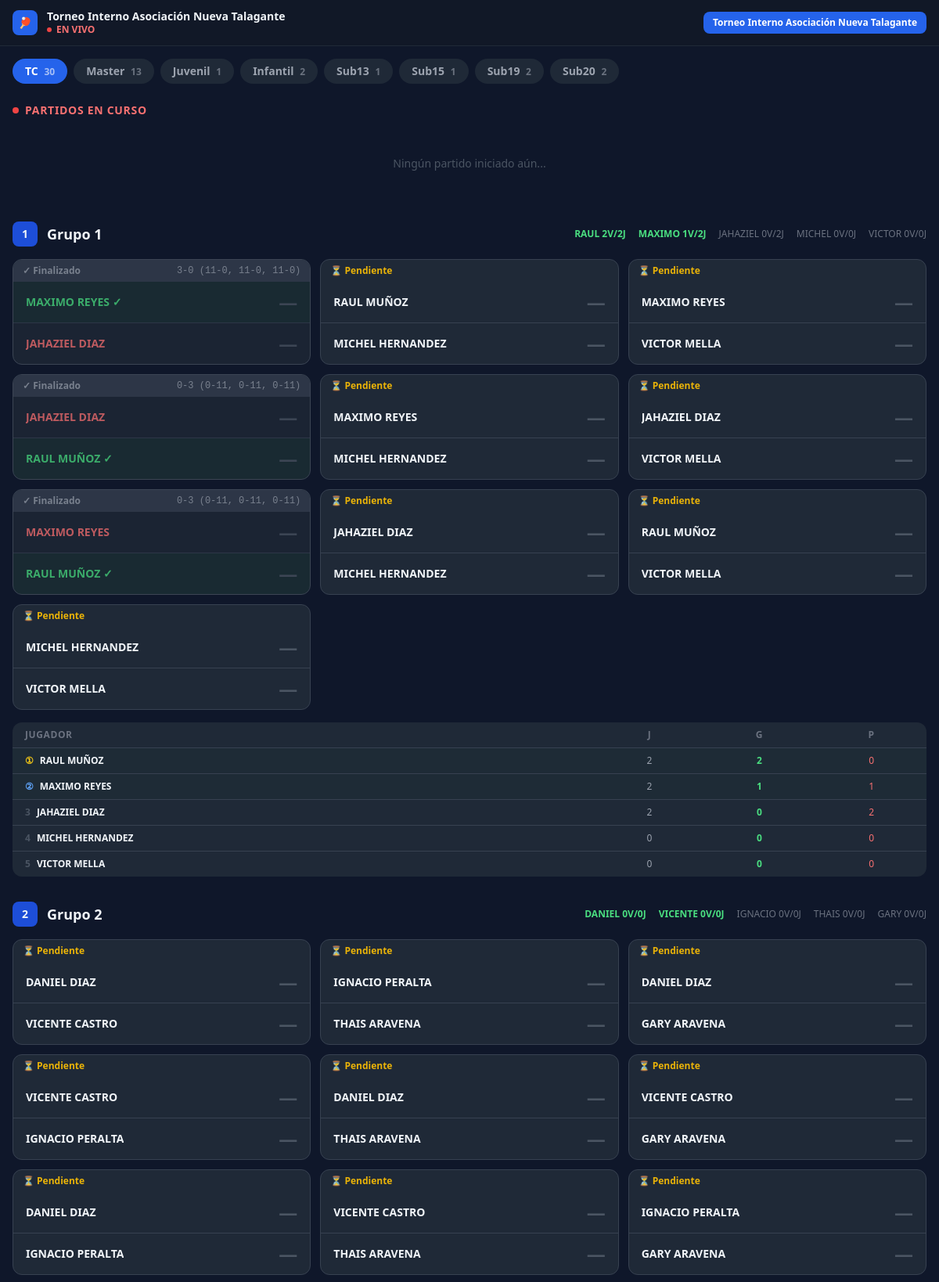
/publico (upper part), run on the app's committed database.
### app/models.py (models this page shows, shortened)
class Torneo(db.Model):
    id = db.Column(db.Integer, primary_key=True)
    nombre = db.Column(db.String(150), nullable=False)
    descripcion = db.Column(db.Text, nullable=True)
    logo = db.Column(db.String(200), nullable=True)
    fecha = db.Column(db.DateTime, default=datetime.utcnow)
    activo = db.Column(db.Boolean, default=True)
    sets_por_partido = db.Column(db.Integer, default=5)
    puntos_por_set = db.Column(db.Integer, default=11)
    pasan_segundo = db.Column(db.Boolean, default=False)
    pts_campeon = db.Column(db.Integer, default=100)
    pts_finalista = db.Column(db.Integer, default=70)
    pts_semifinalista = db.Column(db.Integer, default=50)
    pts_cuartos = db.Column(db.Integer, default=30)
    pts_grupos_victoria = db.Column(db.Integer, default=15)
    pts_participacion = db.Column(db.Integer, default=5)

class Grupo(db.Model):
    id = db.Column(db.Integer, primary_key=True)
    torneo_id = db.Column(db.Integer, db.ForeignKey('torneo.id'), nullable=False)
    categoria = db.Column(db.String(20), nullable=False)
    numero = db.Column(db.Integer, nullable=False)
    torneo = db.relationship('Torneo', backref='grupos')
    jugadores = db.relationship('GrupoJugador', backref='grupo')

class GrupoJugador(db.Model):
    id = db.Column(db.Integer, primary_key=True)
    grupo_id = db.Column(db.Integer, db.ForeignKey('grupo.id'), nullable=False)
    jugador_id = db.Column(db.Integer, db.ForeignKey('jugador.id'), nullable=False)
    posicion_final = db.Column(db.Integer, nullable=True)
    partidos_jugados = db.Column(db.Integer, default=0)
    partidos_ganados = db.Column(db.Integer, default=0)
    sets_ganados = db.Column(db.Integer, default=0)
    sets_perdidos = db.Column(db.Integer, default=0)
    jugador = db.relationship('Jugador')

class Jugador(db.Model):
    id = db.Column(db.Integer, primary_key=True)
    nombre = db.Column(db.String(200), nullable=False)
    categoria = db.Column(db.String(20), nullable=False)
    club = db.Column(db.String(100), nullable=True)
    activo = db.Column(db.Boolean, default=True)
    puntos_ranking = db.Column(db.Integer, default=0)
    creado = db.Column(db.DateTime, default=datetime.utcnow)

class Partido(db.Model):
    id = db.Column(db.Integer, primary_key=True)
    torneo_id = db.Column(db.Integer, db.ForeignKey('torneo.id'), nullable=False)
    categoria = db.Column(db.String(20), nullable=False)
    fase = db.Column(db.String(30), nullable=False)  # grupos / cuartos / semi / final / tercer_lugar
    ronda = db.Column(db.Integer, nullable=True)      # posición en bracket
    grupo_id = db.Column(db.Integer, db.ForeignKey('grupo.id'), nullable=True)
    jugador1_id = db.Column(db.Integer, db.ForeignKey('jugador.id'), nullable=True)
    jugador2_id = db.Column(db.Integer, db.ForeignKey('jugador.id'), nullable=True)
    ganador_id = db.Column(db.Integer, db.ForeignKey('jugador.id'), nullable=True)
    resultado = db.Column(db.String(100), nullable=True)
    jugado = db.Column(db.Boolean, default=False)
    fecha_partido = db.Column(db.DateTime, nullable=True)
    jugador1 = db.relationship('Jugador', foreign_keys=[jugador1_id])
    jugador2 = db.relationship('Jugador', foreign_keys=[jugador2_id])
    ganador = db.relationship('Jugador', foreign_keys=[ganador_id])

### app/routes.py (the view)
@main.route('/publico')
def panel_publico():
    torneo_id = request.args.get('torneo_id', None)
    categoria = request.args.get('categoria', None)
    torneos_activos = Torneo.query.filter_by(activo=True).order_by(Torneo.fecha.desc()).all()
    if not torneo_id and torneos_activos:
        torneo_id = torneos_activos[0].id
    torneo = Torneo.query.get(torneo_id) if torneo_id else None
    cats_con_inscritos = []
    if torneo:
        for cat in CATEGORIAS:
            count = Inscripcion.query.filter_by(torneo_id=torneo.id, categoria=cat).count()
            if count > 0:
                cats_con_inscritos.append({'cat': cat, 'count': count})
    if not categoria and cats_con_inscritos:
        categoria = cats_con_inscritos[0]['cat']
    grupos = []
    grupo_partidos = {}
    ultimos_resultados = []
    proximo_partido = None
    if torneo and categoria:
        grupos = Grupo.query.filter_by(torneo_id=torneo.id, categoria=categoria).order_by(Grupo.numero).all()
        for grupo in grupos:
            partidos_raw = Partido.query.filter_by(
                torneo_id=torneo.id, categoria=categoria, fase='grupos', grupo_id=grupo.id).all()
            grupo_partidos[grupo.id] = ordenar_partidos_sin_consecutivos(partidos_raw)
        ultimos_resultados = Partido.query.filter_by(
            torneo_id=torneo.id, categoria=categoria, fase='grupos', jugado=True
        ).order_by(Partido.id.desc()).limit(5).all()
        for grupo in grupos:
            for p in grupo_partidos.get(grupo.id, []):
                if not p.jugado:
                    proximo_partido = p
                    break
            if proximo_partido:
                break
    return render_template('publico/panel.html',
        torneos=torneos_activos, torneo=torneo,
        categoria_actual=categoria, cats_con_inscritos=cats_con_inscritos,
        grupos=grupos, grupo_partidos=grupo_partidos,
        ultimos_resultados=ultimos_resultados, proximo_partido=proximo_partido)

### app/routes.py (called while the page is built)
def ordenar_partidos_sin_consecutivos(partidos):
    pendientes = list(partidos)
    ordenados = []
    ultimos_ids = set()
    while pendientes:
        encontrado = False
        for p in pendientes:
            jugadores = {p.jugador1_id, p.jugador2_id}
            if not jugadores & ultimos_ids:
                ordenados.append(p)
                pendientes.remove(p)
                ultimos_ids = jugadores
                encontrado = True
                break
        if not encontrado:
            p = pendientes.pop(0)
            ordenados.append(p)
            ultimos_ids = {p.jugador1_id, p.jugador2_id}
    return ordenados

### app/templates/publico/panel.html (shortened to what this page needs)
<!DOCTYPE html>
<html lang="es">
<head>
    <script src="https://cdn.tailwindcss.com"></script>
</head>
<body class="min-h-screen">
<div class="bg-gray-900 border-b border-gray-800 px-4 py-3 sticky top-0 z-10">
    <div class="max-w-7xl mx-auto flex items-center justify-between flex-wrap gap-3">
        <div class="flex items-center gap-3">
            <div class="w-8 h-8 bg-blue-600 rounded-lg flex items-center justify-center font-black text-sm">🏓</div>
            <div>
                <p class="font-black text-sm leading-tight">
                    {% if torneo %}{{ torneo.nombre }}{% else %}TorneoTT{% endif %}
                </p>
                <div class="flex items-center gap-1.5">
                    <span class="w-1.5 h-1.5 bg-red-500 rounded-full pulso"></span>
                    <span class="text-red-400 text-xs font-bold">EN VIVO</span>
                </div>
            </div>
        </div>
        <div class="flex items-center gap-2 flex-wrap">
            {% for t in torneos %}
            <a href="?torneo_id={{ t.id }}"
                class="text-xs px-3 py-1.5 rounded-lg font-semibold transition
                {% if torneo and torneo.id == t.id %}bg-blue-600 text-white{% else %}bg-gray-800 text-gray-400 hover:bg-gray-700{% endif %}">
                {{ t.nombre }}
            </a>
            {% endfor %}
        </div>
    </div>
</div>
{% if torneo %}
<div class="max-w-7xl mx-auto px-4 pt-4 flex flex-wrap gap-2">
    {% for item in cats_con_inscritos %}
    <a href="?torneo_id={{ torneo.id }}&categoria={{ item.cat }}"
        class="px-4 py-1.5 rounded-full text-sm font-semibold transition
        {% if categoria_actual == item.cat %}bg-blue-600 text-white{% else %}bg-gray-800 text-gray-400 hover:bg-gray-700 hover:text-white{% endif %}">
        {{ item.cat }}
        <span class="ml-1 text-xs opacity-60">{{ item.count }}</span>
    </a>
    {% endfor %}
</div>
<div class="max-w-7xl mx-auto px-4 py-6">
    <div id="panel-live" class="mb-8">
        <div class="flex items-center gap-2 mb-4">
            <span class="w-2 h-2 bg-red-500 rounded-full pulso"></span>
            <h2 class="font-bold text-red-400 uppercase text-sm tracking-wider">Partidos en Curso</h2>
        </div>
        <div id="tarjetas-live" class="grid grid-cols-1 sm:grid-cols-2 lg:grid-cols-3 xl:grid-cols-4 gap-4">
            <div id="sin-live" class="col-span-full text-center py-8 text-gray-600 text-sm">
                Ningún partido iniciado aún...
            </div>
        </div>
    </div>
    {% for grupo in grupos %}
    <div class="mb-8">
        <div class="flex items-center gap-3 mb-4">
            <div class="w-8 h-8 bg-blue-700 rounded-lg flex items-center justify-center font-black text-sm">{{ grupo.numero }}</div>
            <h3 class="font-bold text-lg">Grupo {{ grupo.numero }}</h3>
            <div class="ml-auto hidden sm:flex items-center gap-4 text-xs text-gray-500">
                {% set sorted_jug = grupo.jugadores | sort(attribute='partidos_ganados', reverse=True) %}
                {% for gj in sorted_jug %}
                <span class="{% if loop.index <= 2 %}text-green-400 font-bold{% endif %}">
                    {{ gj.jugador.nombre.split()[0] }} {{ gj.partidos_ganados }}V/{{ gj.partidos_jugados }}J
                </span>
                {% endfor %}
            </div>
        </div>
        <div class="grid grid-cols-1 sm:grid-cols-2 lg:grid-cols-3 gap-3">
            {% for partido in grupo_partidos.get(grupo.id, []) %}
            <div id="partido-{{ partido.id }}"
                class="partido-card bg-gray-800 rounded-xl overflow-hidden border
                {% if partido.jugado %}border-gray-600 partido-terminado{% else %}border-gray-700{% endif %}">
                <div class="px-3 py-1.5 flex items-center justify-between
                    {% if partido.jugado %}bg-gray-700{% else %}bg-gray-750{% endif %}">
                    <span class="text-xs font-bold
                        {% if partido.jugado %}text-gray-400{% else %}text-yellow-500{% endif %}">
                        {% if partido.jugado %}✓ Finalizado{% else %}⏳ Pendiente{% endif %}
                    </span>
                    {% if partido.resultado %}
                    <span class="text-xs font-mono text-gray-400">{{ partido.resultado }}</span>
                    {% endif %}
                </div>
                <div class="px-4 py-2.5 border-b border-gray-700
                    {% if partido.ganador_id == partido.jugador1_id %}bg-green-900 bg-opacity-20{% endif %}">
                    <div class="flex items-center justify-between">
                        <p class="font-bold text-sm truncate
                            {% if partido.ganador_id == partido.jugador1_id %}text-green-400
                            {% elif partido.jugado %}text-red-400{% endif %}">
                            {{ partido.jugador1.nombre if partido.jugador1 else '—' }}
                            {% if partido.ganador_id == partido.jugador1_id %}✓{% endif %}
                        </p>
                        <span id="pts1-{{ partido.id }}" class="text-2xl font-black text-gray-600 live-pts">—</span>
                    </div>
                </div>
                <div class="px-4 py-2.5
                    {% if partido.ganador_id == partido.jugador2_id %}bg-green-900 bg-opacity-20{% endif %}">
                    <div class="flex items-center justify-between">
                        <p class="font-bold text-sm truncate
                            {% if partido.ganador_id == partido.jugador2_id %}text-green-400
                            {% elif partido.jugado %}text-red-400{% endif %}">
                            {{ partido.jugador2.nombre if partido.jugador2 else '—' }}
                            {% if partido.ganador_id == partido.jugador2_id %}✓{% endif %}
                        </p>
                        <span id="pts2-{{ partido.id }}" class="text-2xl font-black text-gray-600 live-pts">—</span>
                    </div>
                </div>
            </div>
            {% endfor %}
        </div>
        <div class="mt-4 bg-gray-800 rounded-xl overflow-hidden">
            <table class="w-full text-xs">
                <thead>
                    <tr class="text-gray-500 border-b border-gray-700 uppercase tracking-wider">
                        <th class="px-4 py-2 text-left">Jugador</th>
                        <th class="px-3 py-2 text-center">J</th>
                        <th class="px-3 py-2 text-center">G</th>
                        <th class="px-3 py-2 text-center">P</th>
                    </tr>
                </thead>
                <tbody>
                    {% set sorted_jug = grupo.jugadores | sort(attribute='partidos_ganados', reverse=True) %}
                    {% for gj in sorted_jug %}
                    <tr class="border-b border-gray-700 last:border-0
                        {% if loop.index <= 2 %}bg-green-900 bg-opacity-5{% endif %}">
                        <td class="px-4 py-2 font-semibold flex items-center gap-2">
                            {% if loop.index == 1 %}<span class="text-yellow-400">①</span>
                            {% elif loop.index == 2 %}<span class="text-blue-400">②</span>
                            {% else %}<span class="text-gray-600">{{ loop.index }}</span>{% endif %}
                            {{ gj.jugador.nombre }}
                        </td>
                        <td class="px-3 py-2 text-center text-gray-400">{{ gj.partidos_jugados }}</td>
                        <td class="px-3 py-2 text-center text-green-400 font-bold">{{ gj.partidos_ganados }}</td>
                        <td class="px-3 py-2 text-center text-red-400">{{ gj.partidos_jugados - gj.partidos_ganados }}</td>
                    </tr>
                    {% endfor %}
                </tbody>
            </table>
        </div>
    </div>
    {% endfor %}
</div>
{% else %}
<div class="text-center py-20">
    <p class="text-5xl mb-4">🏆</p>
    <p class="text-gray-400 text-lg">No hay torneos activos.</p>
</div>
{% endif %}
</body>
</html>

### app/templates/publico/panel.html (style rules this page uses)
body { background: #0f172a; color: #f1f5f9; font-family: 'Segoe UI', sans-serif; }
.pulso { animation: pulso 1.5s infinite; }
.partido-terminado { opacity: 0.75; }

### data on the page
Torneo: nombre "Torneo Interno Asociación Nueva Talagante"
Grupo: numero "1"
GrupoJugador: jugador.nombre "RAUL", partidos_ganados "2", partidos_jugados "2", shows "①", jugador.nombre "RAUL MUÑOZ", gj.partidos_jugados-gj.partidos_ganados "0"
GrupoJugador: jugador.nombre "MAXIMO", partidos_ganados "1", partidos_jugados "2", shows "②", jugador.nombre "MAXIMO REYES", gj.partidos_jugados-gj.partidos_ganados "1"
GrupoJugador: jugador.nombre "JAHAZIEL", partidos_ganados "0", partidos_jugados "2", jugador.nombre "JAHAZIEL DIAZ", gj.partidos_jugados-gj.partidos_ganados "2"
GrupoJugador: jugador.nombre "MICHEL", partidos_ganados "0", partidos_jugados "0", jugador.nombre "MICHEL HERNANDEZ", gj.partidos_jugados-gj.partidos_ganados "0"
GrupoJugador: jugador.nombre "VICTOR", partidos_ganados "0", partidos_jugados "0", jugador.nombre "VICTOR MELLA", gj.partidos_jugados-gj.partidos_ganados "0"
Partido: jugado "✓ Finalizado", resultado "3-0 (11-0, 11-0, 11-0)", jugador1 "MAXIMO REYES", jugador2 "JAHAZIEL DIAZ"
Partido: jugado "⏳ Pendiente", jugador1 "RAUL MUÑOZ", jugador2 "MICHEL HERNANDEZ"
Partido: jugado "⏳ Pendiente", jugador1 "MAXIMO REYES", jugador2 "VICTOR MELLA"
Partido: jugado "✓ Finalizado", resultado "0-3 (0-11, 0-11, 0-11)", jugador1 "JAHAZIEL DIAZ", jugador2 "RAUL MUÑOZ"
Partido: jugado "⏳ Pendiente", jugador1 "MAXIMO REYES", jugador2 "MICHEL HERNANDEZ"
Partido: jugado "⏳ Pendiente", jugador1 "JAHAZIEL DIAZ", jugador2 "VICTOR MELLA"
Partido: jugado "✓ Finalizado", resultado "0-3 (0-11, 0-11, 0-11)", jugador1 "MAXIMO REYES", jugador2 "RAUL MUÑOZ"
Partido: jugado "⏳ Pendiente", jugador1 "JAHAZIEL DIAZ", jugador2 "MICHEL HERNANDEZ"
Partido: jugado "⏳ Pendiente", jugador1 "RAUL MUÑOZ", jugador2 "VICTOR MELLA"
Partido: jugado "⏳ Pendiente", jugador1 "MICHEL HERNANDEZ", jugador2 "VICTOR MELLA"
Grupo: numero "2"
GrupoJugador: jugador.nombre "DANIEL", partidos_ganados "0", partidos_jugados "0"
GrupoJugador: jugador.nombre "VICENTE", partidos_ganados "0", partidos_jugados "0"
GrupoJugador: jugador.nombre "IGNACIO", partidos_ganados "0", partidos_jugados "0"
GrupoJugador: jugador.nombre "THAIS", partidos_ganados "0", partidos_jugados "0"
GrupoJugador: jugador.nombre "GARY", partidos_ganados "0", partidos_jugados "0"
Partido: jugado "⏳ Pendiente", jugador1 "DANIEL DIAZ", jugador2 "VICENTE CASTRO"
Partido: jugado "⏳ Pendiente", jugador1 "IGNACIO PERALTA", jugador2 "THAIS ARAVENA"
Partido: jugado "⏳ Pendiente", jugador1 "DANIEL DIAZ", jugador2 "GARY ARAVENA"
Partido: jugado "⏳ Pendiente", jugador1 "VICENTE CASTRO", jugador2 "IGNACIO PERALTA"
Partido: jugado "⏳ Pendiente", jugador1 "DANIEL DIAZ", jugador2 "THAIS ARAVENA"
Partido: jugado "⏳ Pendiente", jugador1 "VICENTE CASTRO", jugador2 "GARY ARAVENA"
Partido: jugado "⏳ Pendiente", jugador1 "DANIEL DIAZ", jugador2 "IGNACIO PERALTA"
Partido: jugado "⏳ Pendiente", jugador1 "VICENTE CASTRO", jugador2 "THAIS ARAVENA"
Partido: jugado "⏳ Pendiente", jugador1 "IGNACIO PERALTA", jugador2 "GARY ARAVENA"

### other printed values
{{ item.cat }} "TC" "Master" "Juvenil" "Infantil" "Sub13" "Sub15" "Sub19" "Sub20"
{{ item.count }} "30" "13" "1" "2" "1" "1" "2" "2"
